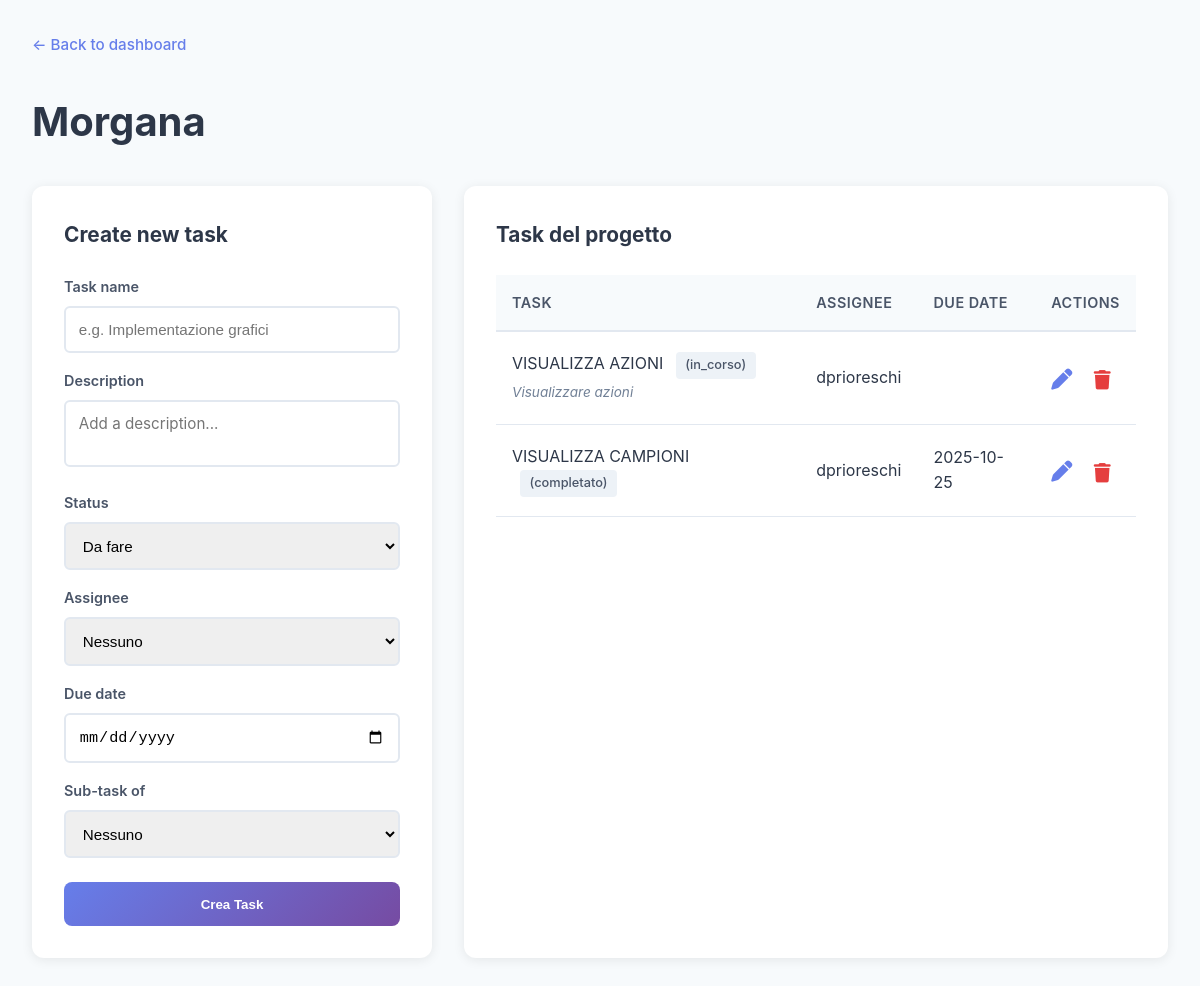
/progetto/1 (signed in), run on the app's committed database.
### tables this page shows
CREATE TABLE progetti (
            id INTEGER PRIMARY KEY AUTOINCREMENT,
            nome TEXT NOT NULL,
            owner_id INTEGER NOT NULL,
            FOREIGN KEY (owner_id) REFERENCES utenti(id)
        );

CREATE TABLE tasks (
            id INTEGER PRIMARY KEY AUTOINCREMENT,
            titolo TEXT NOT NULL,
            descrizione TEXT,
            progetto_id INTEGER NOT NULL,
            parent_id INTEGER,
            autore_id INTEGER NOT NULL,
            stato TEXT NOT NULL,
            assegnato_a INTEGER,
            scadenza TEXT,
            data_creazione TEXT DEFAULT CURRENT_TIMESTAMP,
            FOREIGN KEY (progetto_id) REFERENCES progetti(id),
            FOREIGN KEY (parent_id) REFERENCES tasks(id),
            FOREIGN KEY (autore_id) REFERENCES utenti(id),
            FOREIGN KEY (assegnato_a) REFERENCES utenti(id)
        );

CREATE TABLE utenti (
            id INTEGER PRIMARY KEY AUTOINCREMENT,
            nome TEXT NOT NULL,
            email TEXT UNIQUE NOT NULL,
            password_hash TEXT NOT NULL,
            ruolo TEXT NOT NULL
        );

### app/main.py (the view)
@app.get("/progetto/{progetto_id}", response_class=HTMLResponse)
async def visualizza_progetto(request: Request, progetto_id: int, user_id: str = Cookie(default=None)):
    if not user_id:
        return RedirectResponse("/login", status_code=302)
    db_path = get_db_path()
    conn = sqlite3.connect(db_path)
    c = conn.cursor()
    c.execute("""
        SELECT 1 FROM progetti p
        LEFT JOIN progetti_utenti pu ON p.id = pu.progetto_id
        WHERE p.id = ? AND (p.owner_id = ? OR pu.utente_id = ?)
    """, (progetto_id, user_id, user_id))
    if not c.fetchone():
        conn.close()
        return RedirectResponse("/", status_code=302)
    c.execute("SELECT nome FROM progetti WHERE id = ?", (progetto_id,))
    progetto = c.fetchone()
    if not progetto:
        conn.close()
        return RedirectResponse("/", status_code=302)
    c.execute("""SELECT id, titolo, descrizione, stato, parent_id, assegnato_a, scadenza
                 FROM tasks WHERE progetto_id = ?""", (progetto_id,))
    tasks = []
    for r in c.fetchall():
        tasks.append({
            "id": r[0],
            "titolo": r[1],
            "descrizione": r[2],
            "stato": r[3],
            "parent_id": r[4],
            "assegnato_a": r[5],
            "scadenza": r[6]
        })
    c.execute("""
        SELECT DISTINCT u.id, u.nome FROM utenti u
        INNER JOIN progetti_utenti pu ON u.id = pu.utente_id
        WHERE pu.progetto_id = ?
        UNION
        SELECT u.id, u.nome FROM utenti u
        INNER JOIN progetti p ON u.id = p.owner_id
        WHERE p.id = ?
    """, (progetto_id, progetto_id))
    membri_progetto = [{"id": r[0], "nome": r[1]} for r in c.fetchall()]
    conn.close()
    return templates.TemplateResponse("progetto.html", {
        "request": request,
        "progetto_nome": progetto[0],
        "progetto_id": progetto_id,
        "tasks": tasks,
        "membri_progetto": membri_progetto
    })

### frontend/templates/progetto.html (shortened to what this page needs)
<!DOCTYPE html>
<html lang="it">
<head>
    <link rel="stylesheet" href="/static/style.css">
    <link rel="stylesheet" href="https://cdnjs.cloudflare.com/ajax/libs/font-awesome/6.4.0/css/all.min.css">
</head>
<body>
    <div class="project-details-container">
        <nav class="back-nav">
            <a href="/">← Back to dashboard</a>
        </nav>
        <h1 class="project-title">{{ progetto_nome }}</h1>
        <div class="dashboard-project-split">
            <div class="project-tasks-create-panel">
                <h2 class="section-title">Create new task</h2>
                <form method="post" action="/crea_task" class="create-task-form">
                    <label for="titolo">Task name</label>
                    <input type="text" name="titolo" placeholder="e.g. Implementazione grafici" required>
                    <label for="descrizione">Description</label>
                    <textarea name="descrizione" placeholder="Add a description..."></textarea>
                    <label for="stato">Status</label>
                    <select name="stato">
                        <option value="da_fare">Da fare</option>
                    </select>
                    <label for="assegnato_a">Assignee</label>
                    <select name="assegnato_a">
                        <option value="">Nessuno</option>
                    </select>
                    <label for="scadenza">Due date</label>
                    <input type="date" name="scadenza">
                    <label for="parent_id">Sub-task of</label>
                    <select name="parent_id">
                        <option value="">Nessuno</option>
                    </select>
                    <button type="submit" class="btn-accent">Crea Task</button>
                </form>
            </div>
            <div class="project-tasks-list-panel">
                <h2 class="section-title">Task del progetto</h2>
                <table class="table-tasks">
                    <thead>
                        <tr>
                            <th>Task</th>
                            <th>Assignee</th>
                            <th>Due Date</th>
                            <th>Actions</th>
                        </tr>
                    </thead>
                    <tbody>
                        {% for task in tasks %}
                        <tr>
                            <td>
                                {{ task.titolo }}
                                <span class="task-status">({{ task.stato }})</span>
                                {% if task.descrizione %}
                                    <br><span class="task-description">{{ task.descrizione }}</span>
                                {% endif %}
                            </td>
                            <td>
                                {% if task.assegnato_a %}
                                    {% for membro in membri_progetto %}
                                        {% if membro.id == task.assegnato_a %}
                                            {{ membro.nome }}
                                        {% endif %}
                                    {% endfor %}
                                {% else %}
                                    Nessuno
                                {% endif %}
                            </td>
                            <td>
                                {% if task.scadenza %}
                                    {{ task.scadenza }}
                                {% endif %}
                            </td>
                            <td>
                                <a href="/modifica_task/{{ task.id }}?progetto_id={{ progetto_id }}" class="icon-edit" title="Modifica">
                                    <i class="fas fa-pen"></i>
                                </a>
                                <form method="post" action="/elimina_task" style="display:inline;">
                                    <button type="submit" class="icon-delete" title="Elimina" onclick="return confirm('Sei sicuro di voler eliminare questo task e tutti i suoi subtasks?');">
                                        <i class="fas fa-trash"></i>
                                    </button>
                                </form>
                            </td>
                        </tr>
                        {% else %}
                        <tr>
                            <td colspan="4">Nessun task trovato</td>
                        </tr>
                        {% endfor %}
                    </tbody>
                </table>
            </div>
        </div>
    </div>
</body>
</html>

### frontend/static/style.css (style rules this page uses)
* { margin: 0; padding: 0; box-sizing: border-box; }
body { font-family: 'Inter', -apple-system, BlinkMacSystemFont, 'Segoe UI', Roboto, Oxygen, Ubuntu, Cantarell, sans-serif; background: linear-gradient(135deg, #667eea 0%, #764ba2 100%); min-height: 100vh; color: #2d3748; line-height: 1.6; }
a { color: #25b7ff; text-decoration: none; transition: color 0.3s ease; }
.icon-edit i, .icon-delete i { font-size: 1.1em; vertical-align: middle; pointer-events: none; }
.create-task-form textarea { font-family: inherit; font-size: 1rem; }
textarea { font-family: inherit; resize: none; }
.project-details-container { min-height: 100vh; background: #f7fafc; padding: 2rem; }
.back-nav { max-width: 1400px; margin: 0 auto 2rem; }
.back-nav a { color: #667eea; font-weight: 500; font-size: 0.95rem; display: inline-flex; align-items: center; transition: color 0.3s ease; }
.project-title { max-width: 1400px; margin: 0 auto 2rem; font-size: 2.5rem; color: #2d3748; font-weight: 700; }
.dashboard-project-split { max-width: 1400px; margin: 0 auto; display: grid; grid-template-columns: 400px 1fr; gap: 2rem; }
.project-tasks-create-panel { background: white; padding: 2rem; border-radius: 12px; box-shadow: 0 2px 12px rgba(0, 0, 0, 0.08); height: fit-content; }
.section-title { font-size: 1.3rem; color: #2d3748; font-weight: 700; margin-bottom: 1.5rem; }
.create-task-form label { display: block; margin-top: 1rem; margin-bottom: 0.5rem; color: #4a5568; font-weight: 600; font-size: 0.9rem; }
.create-task-form input, .create-task-form select, .create-task-form textarea { width: 100%; padding: 0.8rem; border: 2px solid #e2e8f0; border-radius: 6px; font-size: 0.95rem; transition: border-color 0.3s ease; }
.btn-accent { width: 100%; margin-top: 1.5rem; padding: 0.9rem; background: linear-gradient(135deg, #667eea 0%, #764ba2 100%); color: white; border: none; border-radius: 8px; font-weight: 600; cursor: pointer; transition: all 0.3s ease; }
.project-tasks-list-panel { background: white; padding: 2rem; border-radius: 12px; box-shadow: 0 2px 12px rgba(0, 0, 0, 0.08); }
.table-tasks { width: 100%; border-collapse: collapse; margin-top: 1rem; }
.table-tasks thead { background: #f7fafc; border-bottom: 2px solid #e2e8f0; }
.table-tasks th { padding: 1rem; text-align: left; font-weight: 600; color: #4a5568; font-size: 0.9rem; text-transform: uppercase; letter-spacing: 0.5px; }
.table-tasks td { padding: 1.2rem 1rem; border-bottom: 1px solid #e2e8f0; }
.table-tasks tbody tr { transition: background 0.2s ease; }
.task-status { display: inline-block; padding: 0.2rem 0.6rem; background: #edf2f7; color: #4a5568; border-radius: 4px; font-size: 0.8rem; font-weight: 500; margin-left: 0.5rem; }
.task-description { font-size: 0.85rem; color: #718096; font-style: italic; }
.icon-edit { color: #667eea; margin-right: 1rem; font-size: 1.2rem; transition: color 0.3s ease; }
.icon-delete { background: transparent; border: none; color: #e53e3e; font-size: 1.1rem; cursor: pointer; transition: color 0.3s ease; }

### data on the page
progetti: nome "Morgana"
tasks: titolo "VISUALIZZA AZIONI", stato "in_corso", descrizione "Visualizzare azioni"
utenti: nome "dprioreschi"
tasks: titolo "VISUALIZZA CAMPIONI", stato "completato", scadenza "2025-10-25"
